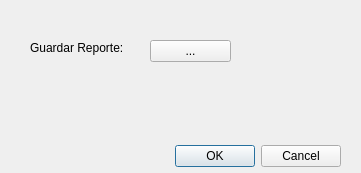
<?xml version="1.0" encoding="UTF-8"?>
<ui version="4.0">
 <class>Dialog</class>
 <widget class="QDialog" name="Dialog">
  <property name="geometry">
   <rect>
    <x>0</x>
    <y>0</y>
    <width>361</width>
    <height>173</height>
   </rect>
  </property>
  <property name="windowTitle">
   <string>Dialog</string>
  </property>
  <widget class="QDialogButtonBox" name="buttonBox">
   <property name="geometry">
    <rect>
     <x>0</x>
     <y>140</y>
     <width>341</width>
     <height>32</height>
    </rect>
   </property>
   <property name="orientation">
    <enum>Qt::Horizontal</enum>
   </property>
   <property name="standardButtons">
    <set>QDialogButtonBox::Cancel|QDialogButtonBox::Ok</set>
   </property>
  </widget>
  <widget class="QToolButton" name="toolButton">
   <property name="geometry">
    <rect>
     <x>150</x>
     <y>40</y>
     <width>81</width>
     <height>22</height>
    </rect>
   </property>
   <property name="text">
    <string>...</string>
   </property>
   <property name="popupMode">
    <enum>QToolButton::DelayedPopup</enum>
   </property>
   <property name="toolButtonStyle">
    <enum>Qt::ToolButtonIconOnly</enum>
   </property>
  </widget>
  <widget class="QLabel" name="label">
   <property name="geometry">
    <rect>
     <x>30</x>
     <y>40</y>
     <width>101</width>
     <height>16</height>
    </rect>
   </property>
   <property name="text">
    <string>Guardar Reporte:</string>
   </property>
  </widget>
 </widget>
 <resources/>
 <connections>
  <connection>
   <sender>buttonBox</sender>
   <signal>accepted()</signal>
   <receiver>Dialog</receiver>
   <slot>accept()</slot>
   <hints>
    <hint type="sourcelabel">
     <x>248</x>
     <y>254</y>
    </hint>
    <hint type="destinationlabel">
     <x>157</x>
     <y>274</y>
    </hint>
   </hints>
  </connection>
  <connection>
   <sender>buttonBox</sender>
   <signal>rejected()</signal>
   <receiver>Dialog</receiver>
   <slot>reject()</slot>
   <hints>
    <hint type="sourcelabel">
     <x>316</x>
     <y>260</y>
    </hint>
    <hint type="destinationlabel">
     <x>286</x>
     <y>274</y>
    </hint>
   </hints>
  </connection>
 </connections>
</ui>
